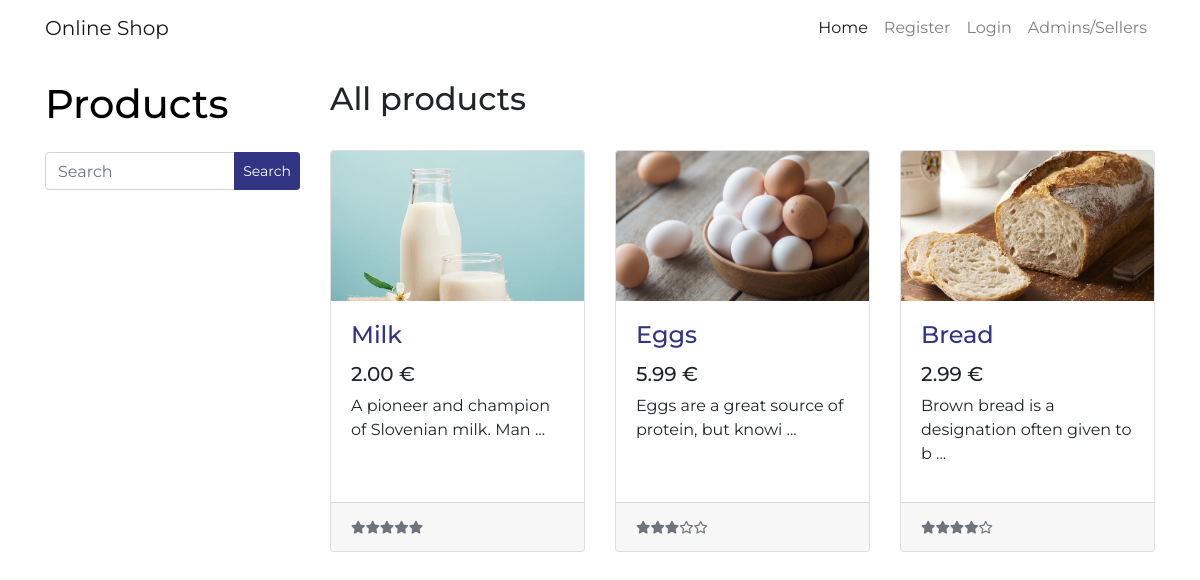
Page /products on the committed database.
### tables this page shows
CREATE TABLE `product` (
  `id` int(11) NOT NULL AUTO_INCREMENT,
  `title` varchar(255) NOT NULL,
  `description` text NOT NULL,
  `price` float NOT NULL,
  `activated` boolean NOT NULL,
  PRIMARY KEY (`id`)
);

CREATE TABLE images (
	id int (30) NOT NULL AUTO_INCREMENT,
	img varchar(255) NOT NULL,
   id_product int(11) NOT NULL,
    PRIMARY KEY (id)
);

### ViewHelper.php (called while the page is built, shortened)
<?php
class ViewHelper {
    public static function render($file, $variables = array()) {
        extract($variables);
        include($file);
        return ob_get_clean();
    }
}

### app_server/model/DB.php (called while the page is built, shortened)
<?php
class DBInit {
    private static $host = "localhost";
    private static $user = "root";
    private static $password = "ep";
    private static $schema = "productstore";
    private static $instance = null;
    public static function getInstance() {
        if (!self::$instance) {
            $config = "mysql:host=" . self::$host
                    . ";dbname=" . self::$schema;
            $options = array(
                PDO::ATTR_ERRMODE => PDO::ERRMODE_EXCEPTION,
                PDO::ATTR_DEFAULT_FETCH_MODE => PDO::FETCH_ASSOC,
                PDO::ATTR_PERSISTENT => true,
                PDO::MYSQL_ATTR_INIT_COMMAND => 'SET NAMES utf8'
            );
            self::$instance = new PDO($config, self::$user, self::$password, $options);
        }
        return self::$instance;
    }
}

### app_server/model/AbstractDB.php (called while the page is built, shortened)
<?php
require_once 'app_server/model/DB.php';
abstract class AbstractDB {
    protected static $dbh = null;
    public static function getConnection() {
        if (is_null(self::$dbh)) {
            self::$dbh = DBInit::getInstance();
        }
        return self::$dbh;
    }
    public static function query($sql, array $params = []) {
        $stmt = self::getConnection()->prepare($sql);
        $params_filtered = self::filterParams($sql, $params);
        $stmt->execute($params_filtered);
        return $stmt->fetchAll();
    }
    protected static function filterParams($sql, array $params) {
        $params_altered = self::alterKeys($params);
        $sql_split = preg_split("/[\(\) ,]/", $sql);
        $sql_params = array_values(preg_grep('/^:/', $sql_split));
        $result = array();
        foreach ($sql_params as $key => $value) {
            if (isset($params_altered[$value])) {
                $result[$value] = $params_altered[$value];
            }
        }
        return $result;
    }
    protected static function alterKeys(array $params) {
        $result = array();
        foreach ($params as $key => $value) {
            $result[':' . $key] = $value;
        }
        return $result;
    }
}

### app_server/model/ProductDB.php (called while the page is built, shortened)
<?php
require_once 'app_server/model/AbstractDB.php';
class ProductDB extends AbstractDB {
    public static function getAll() {
        return parent::query("SELECT id, title, price, activated, description"
                        . " FROM product"
                        . " ORDER BY id ASC");
    }
}

### app_server/model/ProductRateDB.php (called while the page is built, shortened)
<?php
require_once('app_server/model/AbstractDB.php');
class ProductRateDB extends AbstractDB {
   public static function get(array $id_product) {
      $all_ratings = parent::query("SELECT id_product, num_ratings, rating"
                       . " FROM rate"
                       . " WHERE id_product = :id_product", $id_product);
      return $all_ratings;
   }
}

### app_server/controllers/ProductRateController.php (called while the page is built, shortened)
<?php
    require_once("app_server/model/ProductRateDB.php");
    require_once("ViewHelper.php");
    class ProductRateController {
        public static function getProductRateById($id) {
            return ProductRateDB::get(["id_product" => $id]);
        }
    }
?>

### app_server/views/product-list.php (the view, shortened to what this page needs)
<?php
$search = "";
?>
<!DOCTYPE html>
<html>
    <head>
        <link rel="stylesheet" href="https://use.fontawesome.com/releases/v5.6.3/css/all.css">
        <link rel ="stylesheet" type="text/css" href="<?= CSS_URL . "shop-homepage.css" ?>">
        <link rel ="stylesheet" type="text/css" href="<?= CSS_URL . "bootstrap4-retro.min.css" ?>">
    <head>
    <body>
        <nav class="navbar navbar-expand-sm navbar-light fixed-top" style="background-color: #ffffff;">
          <div class="container">
            <a class="navbar-brand" href="<?= BASE_URL . "products" ?>">Online Shop</a>
            <div class="collapse navbar-collapse" id="navbarResponsive">
             <ul class="navbar-nav ml-auto">
                <li class="nav-item active">
                  <a class="nav-link" href="<?= BASE_URL . "products" ?>">Home
                  </a>
                </li>
                <?php if(!isset($_SESSION["loggedin"])) { ?>
                    <li class="nav-item">
                      <a class="nav-link" href="<?= BASE_URL . "registration" ?>">Register</a>
                    </li>
                    <li class="nav-item">
                      <a class="nav-link" href="<?= BASE_URL . "login" ?>">Login</a>
                    </li>
                    <li class="nav-item">
                      <a class="nav-link" href="<?= BASE_URL . "certificate" ?>">Admins/Sellers</a>
                    </li>
                <?php } ?>
             </ul>
            </div>
          </div>
        </nav>
        <div class="container">
          <div class="row">
            <div class="col-lg-3">
              <a href="<?= BASE_URL . "products/" ?>" style="color: black;">
                 <h1 class="my-4">Products</h1>
              </a>
              <form class="mb-3" action="<?php echo htmlspecialchars($_SERVER["PHP_SELF"]); ?>" method="post">
                <div class="input-group">
                  <input type="text" name="search" class="form-control" placeholder="Search">
                  <div class="input-group-append">
                    <button type="submit" class="btn btn-sm btn-primary">Search</button>
                  </div>
                </div>
              </form>
              <br>
            </div>
            <div class="col-lg-9">
               <br>
               <h2>All products</h2>
               <br>
              <div class="row">
                <?php foreach ($products as $product):
                   $sim = similar_text($product["title"], $search, $perc);
                   if (empty($search) || $perc > 50) { ?>
                      <div class="col-lg-4 col-md-6 mb-4">
                        <div class="card h-100">
                          <a href="<?= BASE_URL . "products/" . $product["id"] ?>">
                             <?php
                             $con = mysqli_connect(DB_SERVER,DB_USERNAME,DB_PASSWORD,DB_NAME) or die('Unable to Connect');
                             $id_product = $product["id"];
                             $sql =mysqli_query($con, "SELECT * FROM images where id_product = $id_product;");
                             while($row=mysqli_fetch_array($sql)) {
                                 $img = $row['img'];
                                 $path = BASE_URL . $img;
                                 break;
                             }
                             ?>
                             <?php if (!empty($path)) { ?>
                                <img class="item-img card-img-top" src="<?= $path ?>" alt="">
                             <?php } else { ?>
                                <img class="item-img card-img-top" src="https://www.tellerreport.com/images/no-image.png" alt="">
                             <?php } ?>
                          </a>
                          <div class="card-body">
                            <h4 class="card-title">
                              <a href="<?= BASE_URL . "products/" . $product["id"] ?>">
                                 <?=
                                 (strlen($product["title"]) < 15) ?
                                         $product["title"] :
                                         substr($product["title"], 0, 15) . " ..."
                                 ?>
                              </a>
                            </h4>
                            <h5><?= number_format($product["price"], 2) ?> €</h5>
                            <p class="card-text">
                               <?=
                               (strlen($product["description"]) < 45) ?
                                       $product["description"] :
                                       substr($product["description"], 0, 45) . " ..."
                               ?>
                            </p>
                          </div>
                          <div class="card-footer">
                            <?php  $product_rate_data = ProductRateController::getProductRateById($product["id"]); ?>
                            <small class="text-muted">
                               <?php if ($product_rate_data['0']['rating'] != 0)  { ?>
                               <?php
                                	$starNumber = (isset($product_rate_data['0']['rating'])) ? $product_rate_data['0']['rating'] : 0;
                                	for( $x = 0; $x < 5; $x++ )
                                    {
                                        if( floor($starNumber)-$x >= 1 )
                                        { echo '<i class="fa fa-star"></i>'; }
                                        elseif( $starNumber-$x > 0 )
                                        { echo '<i class="fa fa-star-half-alt"></i>'; }
                                        else
                                        { echo '<i class="fa fa-star-o"></i>'; }
                                    }
                                ?>
                             <?php } else { ?>
                                No ratings yet.
                             <?php } ?>
                            </small>
                          </div>
                        </div>
                      </div>
                   <?php } endforeach; ?>
              </div>
            </div>
          </div>
        </div>
        <br>
    </body>
</html>

### index.php (shortened to what this page needs)
<?php
    require_once("app_server/controllers/ProductRateController.php");
    $path = isset($_SERVER["PATH_INFO"]) ? trim($_SERVER["PATH_INFO"], "/") : "";
    $urls = [
        "/^products$/" => function ($method) {
            ProductsController::index();
        },
        "/^products\/(\d+)$/" => function ($method, $id) {
            ProductsController::get($id);
        },
        "/^products\/(\d+)\/images$/" => function ($method, $id) {
            ImagesController::index($id);
        },
        "/^products\/add$/" => function ($method) {
            if ($method == "POST") {
                ProductsController::add();
            } else {
                ProductsController::addForm();
            }
        },
        "/^products\/edit\/(\d+)$/" => function ($method, $id) {
            if ($method == "POST") {
                ProductsController::edit($id);
            } else {
                ProductsController::editForm($id);
            }
        },
        "/^products\/delete\/(\d+)$/" => function ($method, $id) {
            if ($method == "POST") {
                ProductsController::delete($id);
            }
        },
        "/^$/" => function () {
            ViewHelper::redirect(BASE_URL . "products");
        },
        "/^logout$/" => function ($method) {
            LogoutController::logout();
        },
        "/^login$/" => function ($method) {
            LoginController::index();
        },
        "/^registration$/" => function ($method) {
            RegistrationController::indexReg();
        },
        "/^certificate$/" => function ($method) {
            LoginController::certificateAuth();
        },
        "/^profile\/(\d+)$/" => function ($method, $id) {
            if ($method == "POST") {
                UsersController::editProfile($id);
            } else {
                UsersController::editProfileForm($id);
            }
        },
        "/^users$/" => function ($method) {
            UsersController::index();
        },
        "/^users\/(\d+)$/" => function ($method, $id) {
            UsersController::get($id);
        },
        "/^users\/add$/" => function ($method) {
            if ($method == "POST") {
                UsersController::add();
            } else {
                UsersController::addForm();
            }
        },
        "/^users\/edit\/(\d+)$/" => function ($method, $id) {
            if ($method == "POST") {
                UsersController::edit($id);
            } else {
                UsersController::editForm($id);
            }
        },
        "/^users\/delete\/(\d+)$/" => function ($method, $id) {
            if ($method == "POST") {
                UsersController::delete($id);
            }
        },
        "/^orders\/edit\/(\d+)$/" => function ($method, $id) {
            if ($method == "POST") {
                OrdersController::edit($id);
            }
        },
        "/^orders\/delete\/(\d+)$/" => function ($method, $id) {
            OrdersController::delete($id);
        },
        "/^orders\/submit$/" => function ($method) {
            OrdersController::orderSubmit();
        },
        "/^orders\/confirmation$/" => function ($method) {
            OrdersController::orderConfirmation();
        },
        "/^orders$/" => function ($method) {
            OrdersController::index();
        },
        "/^orders\/(\d+)$/" => function ($method, $id) {
            OrdersController::get($id);
        },
        "/^api\/products\/(\d+)$/" => function ($method, $id) {
            switch ($method) {
                case "DELETE":
                    ProductsControllerREST::delete($id);
                    break;
                case "PUT":
                    ProductsControllerREST::edit($id);
                    break;
                default:
                    ProductsControllerREST::get($id);
                    break;
            }
        },
        "/^api\/products$/" => function ($method) {
            switch ($method) {
                case "POST":
                    ProductsControllerREST::add();
                    break;
                default:
                    ProductsControllerREST::index();
                    break;
            }
        },
        "/^api\/users\/(\d+)$/" => function ($method, $id) {
            switch ($method) {
               case "PUT":
                   UsersControllerREST::edit($id);
                   break;
               case "DELETE":
                   UsersControllerREST::delete($id);
                   break;
               default:
                   UsersControllerREST::getUserDetails($id);
                   break;
            }
        },
        "/^api\/users$/" => function ($method) {
            switch ($method) {
               case "POST":
                   UsersControllerREST::add();
                   break;
               default:
                   UsersControllerREST::index();
                   break;
            }
        },
        "/^api\/login$/" => function ($method) {
            switch ($method) {
                case "POST":
                    AndroidREST::login();
                    break;
                default:
                    AndroidREST::login();
                    break;
            }
        },
    ];
    foreach ($urls as $pattern => $controller) {
        if (preg_match($pattern, $path, $params)) {
            try {
                $params[0] = $_SERVER["REQUEST_METHOD"];
                $controller(...$params);
            } catch (InvalidArgumentException $e) {
                ViewHelper::error404();
            } catch (Exception $e) {
                ViewHelper::displayError($e, true);
            }
            exit();
        }
    }
?>

### static/css/shop-homepage.css (style rules this page uses)
body { padding-top: 56px; }
.item-img { height: 150px; object-fit:cover; }

### rows in the picture
product: images.img (picture), title "Milk", price "2.00", description "A pioneer and champion of Slovenian milk. Man"
product: images.img (picture), title "Eggs", price "5.99", description "Eggs are a great source of protein, but knowi"
product: images.img (picture), title "Bread", price "2.99", description "Brown bread is a designation often given to b"
